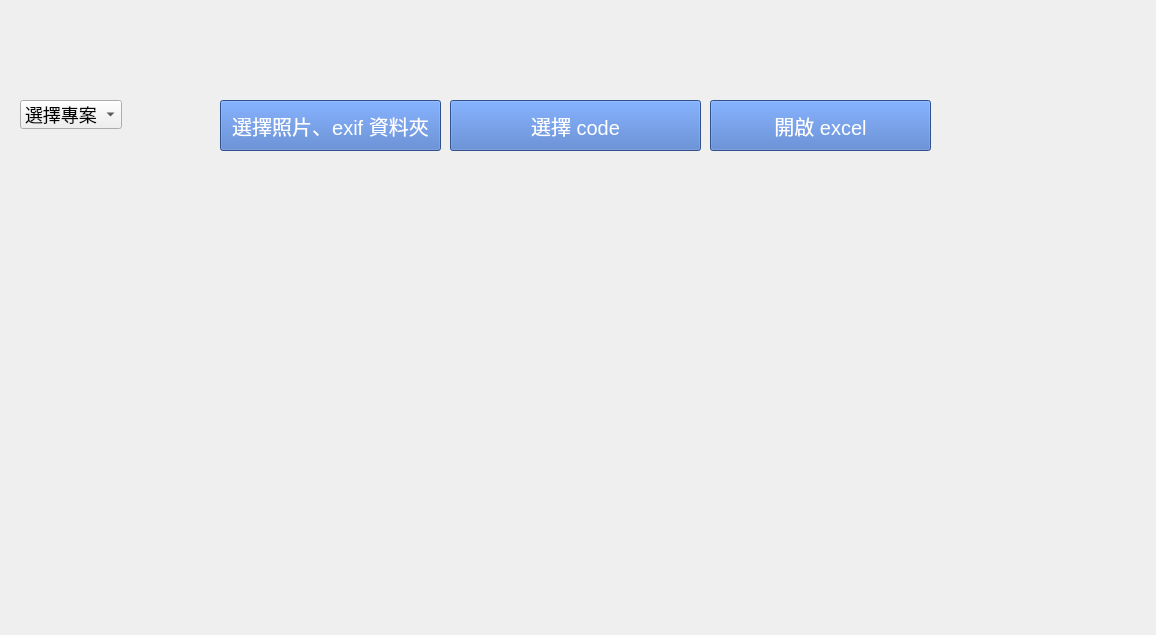
<?xml version="1.0" encoding="UTF-8"?>
<ui version="4.0">
 <class>Form</class>
 <widget class="QWidget" name="Form">
  <property name="geometry">
   <rect>
    <x>0</x>
    <y>0</y>
    <width>1156</width>
    <height>635</height>
   </rect>
  </property>
  <property name="windowTitle">
   <string>Form</string>
  </property>
  <widget class="QComboBox" name="project_type_selecter">
   <property name="geometry">
    <rect>
     <x>20</x>
     <y>100</y>
     <width>102</width>
     <height>24</height>
    </rect>
   </property>
   <property name="font">
    <font>
     <pointsize>-1</pointsize>
     <weight>50</weight>
     <italic>false</italic>
     <bold>false</bold>
    </font>
   </property>
   <property name="styleSheet">
    <string notr="true">font:18px ;
text-align:center;</string>
   </property>
   <property name="sizeAdjustPolicy">
    <enum>QComboBox::AdjustToContents</enum>
   </property>
   <item>
    <property name="text">
     <string>選擇專案</string>
    </property>
   </item>
  </widget>
  <widget class="QPushButton" name="load_code_btn">
   <property name="geometry">
    <rect>
     <x>450</x>
     <y>100</y>
     <width>251</width>
     <height>51</height>
    </rect>
   </property>
   <property name="styleSheet">
    <string notr="true">font:20px ;
text-align:center;
background:rgb(68, 114, 196); 
color:rgb(255, 255, 255);</string>
   </property>
   <property name="text">
    <string>選擇 code</string>
   </property>
  </widget>
  <widget class="QPushButton" name="load_exif_btn">
   <property name="geometry">
    <rect>
     <x>220</x>
     <y>100</y>
     <width>221</width>
     <height>51</height>
    </rect>
   </property>
   <property name="styleSheet">
    <string notr="true">font:20px ;
text-align:center;
background:rgb(68, 114, 196); 
color:rgb(255, 255, 255);</string>
   </property>
   <property name="text">
    <string>選擇照片、exif 資料夾</string>
   </property>
  </widget>
  <widget class="QPushButton" name="open_excel_btn">
   <property name="geometry">
    <rect>
     <x>710</x>
     <y>100</y>
     <width>221</width>
     <height>51</height>
    </rect>
   </property>
   <property name="styleSheet">
    <string notr="true">font:20px ;
text-align:center;
background:rgb(68, 114, 196); 
color:rgb(255, 255, 255);</string>
   </property>
   <property name="text">
    <string>開啟 excel</string>
   </property>
  </widget>
 </widget>
 <resources/>
 <connections/>
</ui>
